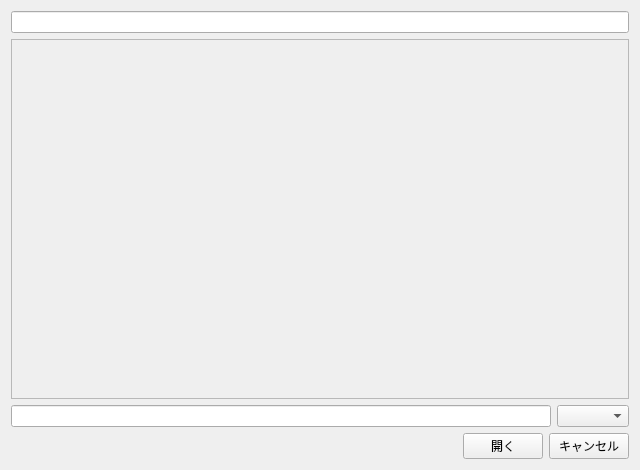
<?xml version="1.0" encoding="UTF-8"?>
<ui version="4.0">
 <class>Form</class>
 <widget class="QWidget" name="Form">
  <property name="geometry">
   <rect>
    <x>0</x>
    <y>0</y>
    <width>640</width>
    <height>470</height>
   </rect>
  </property>
  <property name="windowTitle">
   <string>Form</string>
  </property>
  <layout class="QGridLayout" name="gridLayout">
   <item row="0" column="0">
    <widget class="QLineEdit" name="addressBar"/>
   </item>
   <item row="3" column="0">
    <layout class="QVBoxLayout" name="verticalLayout">
     <item>
      <layout class="QHBoxLayout" name="horizontalLayout_4">
       <item>
        <widget class="QLineEdit" name="filenameText"/>
       </item>
       <item>
        <widget class="QComboBox" name="fileextSelector">
         <property name="sizeAdjustPolicy">
          <enum>QComboBox::AdjustToContents</enum>
         </property>
        </widget>
       </item>
      </layout>
     </item>
     <item>
      <layout class="QHBoxLayout" name="horizontalLayout_8">
       <item>
        <spacer name="horizontalSpacer">
         <property name="orientation">
          <enum>Qt::Horizontal</enum>
         </property>
         <property name="sizeHint" stdset="0">
          <size>
           <width>40</width>
           <height>20</height>
          </size>
         </property>
        </spacer>
       </item>
       <item>
        <widget class="QPushButton" name="openButton">
         <property name="text">
          <string>開く</string>
         </property>
        </widget>
       </item>
       <item>
        <widget class="QPushButton" name="calcelButton">
         <property name="text">
          <string>キャンセル</string>
         </property>
        </widget>
       </item>
      </layout>
     </item>
    </layout>
   </item>
   <item row="2" column="0">
    <widget class="QScrollArea" name="previewPanel">
     <property name="horizontalScrollBarPolicy">
      <enum>Qt::ScrollBarAlwaysOff</enum>
     </property>
     <property name="widgetResizable">
      <bool>true</bool>
     </property>
     <widget class="QWidget" name="scrollAreaWidgetContents">
      <property name="geometry">
       <rect>
        <x>0</x>
        <y>0</y>
        <width>620</width>
        <height>363</height>
       </rect>
      </property>
     </widget>
    </widget>
   </item>
  </layout>
 </widget>
 <resources/>
 <connections/>
</ui>
